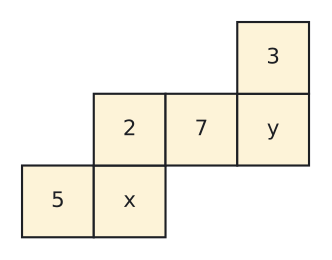

The script that drew this image:
import sys; sys.path.insert(0, "tools")
from cizim import *

# Eğik izdüşüm: genişlik (x) ve yükseklik (z) gerçek ölçüde, derinlik (y) yarıya kısaltılmış ve 40° eğik.
KD, TETA = 0.5, np.radians(40)
CX, SY = KD * np.cos(TETA), KD * np.sin(TETA)
GOZ = np.array([CX, -1.0, SY])  # bakan göze doğru yön

def P(p):
    x, y, z = p
    return np.array([x + CX * y, z + SY * y])

def prizma(ax, taban, v, renkler=None, lw=2.0):
    """taban: dışbükey çokgenin 3B köşeleri, v: öteleme vektörü (yanal ayrıt). Görünmeyen ayrıtlar kesikli."""
    taban = [np.array(t, float) for t in taban]; v = np.array(v, float); n = len(taban)
    ust = [t + v for t in taban]; merkez = sum(taban) / n + v / 2
    yuzler = [list(range(n)), list(range(n, 2 * n))] + [[i, (i + 1) % n, n + (i + 1) % n, n + i] for i in range(n)]
    kose = taban + ust; gorunur = []
    for y in yuzler:
        a, b, c = kose[y[0]], kose[y[1]], kose[y[2]]
        nor = np.cross(b - a, c - a)
        if np.dot(nor, sum(kose[i] for i in y) / len(y) - merkez) < 0: nor = -nor
        gorunur.append(np.dot(nor, GOZ) > 1e-9)
    renkler = renkler or {}
    for k, y in enumerate(yuzler):
        if k in renkler and gorunur[k]:
            ax.add_patch(patches.Polygon([P(kose[i]) for i in y], closed=True, facecolor=renkler[k], edgecolor="none", zorder=1))
    kenarlar = {}
    for k, y in enumerate(yuzler):
        for j in range(len(y)):
            e = tuple(sorted((y[j], y[(j + 1) % len(y)])))
            kenarlar[e] = kenarlar.get(e, False) or gorunur[k]
    for (i, j), g in kenarlar.items():
        a, b = P(kose[i]), P(kose[j])
        if g: ax.plot([a[0], b[0]], [a[1], b[1]], color=YAZI, lw=lw, zorder=4, solid_capstyle="round")
        else: ax.plot([a[0], b[0]], [a[1], b[1]], color=SOLUK, lw=1.3, ls=(0, (4, 3)), zorder=2)
    return kose

def cizgi(ax, p, q, renk=KIRMIZI, lw=2.4, ls="-", z=5):
    a, b = P(p), P(q); ax.plot([a[0], b[0]], [a[1], b[1]], color=renk, lw=lw, ls=ls, zorder=z)

def yaz(ax, p, s, dx=0.0, dy=0.0, renk=YAZI, boy=13, **kw):
    q = P(p); ax.text(q[0] + dx, q[1] + dy, s, ha=kw.pop("ha", "center"), va=kw.pop("va", "center"), color=renk, fontsize=boy, zorder=7, **kw)

def dik(ax, k, u, w, r=0.4, renk=YAZI):
    k, u, w = np.array(k, float), np.array(u, float), np.array(w, float)
    u = u / np.linalg.norm(u); w = w / np.linalg.norm(w)
    pts = [P(k + r * u), P(k + r * u + r * w), P(k + r * w)]
    ax.plot([p[0] for p in pts], [p[1] for p in pts], color=renk, lw=1.3, zorder=6)


def acinim(ax, hucreler, x0=0.0, y0=0.0, s=1.0, renk=MAVI_ACIK, yazi=None, boy=15):
    """hucreler: (sütun, satır) listesi; yazi: {(sütun, satır): (metin, dolgu)}"""
    yazi = yazi or {}
    for c in hucreler:
        dolgu = yazi.get(c, (None, renk))[1]
        ax.add_patch(patches.Rectangle((x0 + c[0] * s, y0 + c[1] * s), s, s, facecolor=dolgu, edgecolor=YAZI, lw=1.6))
        if c in yazi and yazi[c][0]:
            ax.text(x0 + (c[0] + 0.5) * s, y0 + (c[1] + 0.5) * s, yazi[c][0], ha="center", va="center", fontsize=boy, color=YAZI)

# Soru 10: karşılıklı yüzlerin toplamı eşit; x ile 3, y ile 2, 5 ile 7 karşılıklı
fig, ax = sekil(4.4, 3.3)
yazi = {(0, 0): ("5", SARI_ACIK), (1, 0): ("x", SARI_ACIK), (1, 1): ("2", SARI_ACIK),
        (2, 1): ("7", SARI_ACIK), (3, 1): ("y", SARI_ACIK), (3, 2): ("3", SARI_ACIK)}
acinim(ax, list(yazi), 0, 0, 1.0, yazi=yazi, boy=16)
ax.set_xlim(-0.2, 4.2); ax.set_ylim(-0.2, 3.2)
ax.set_aspect("equal"); ax.axis("off")
kaydet(fig, __file__)
